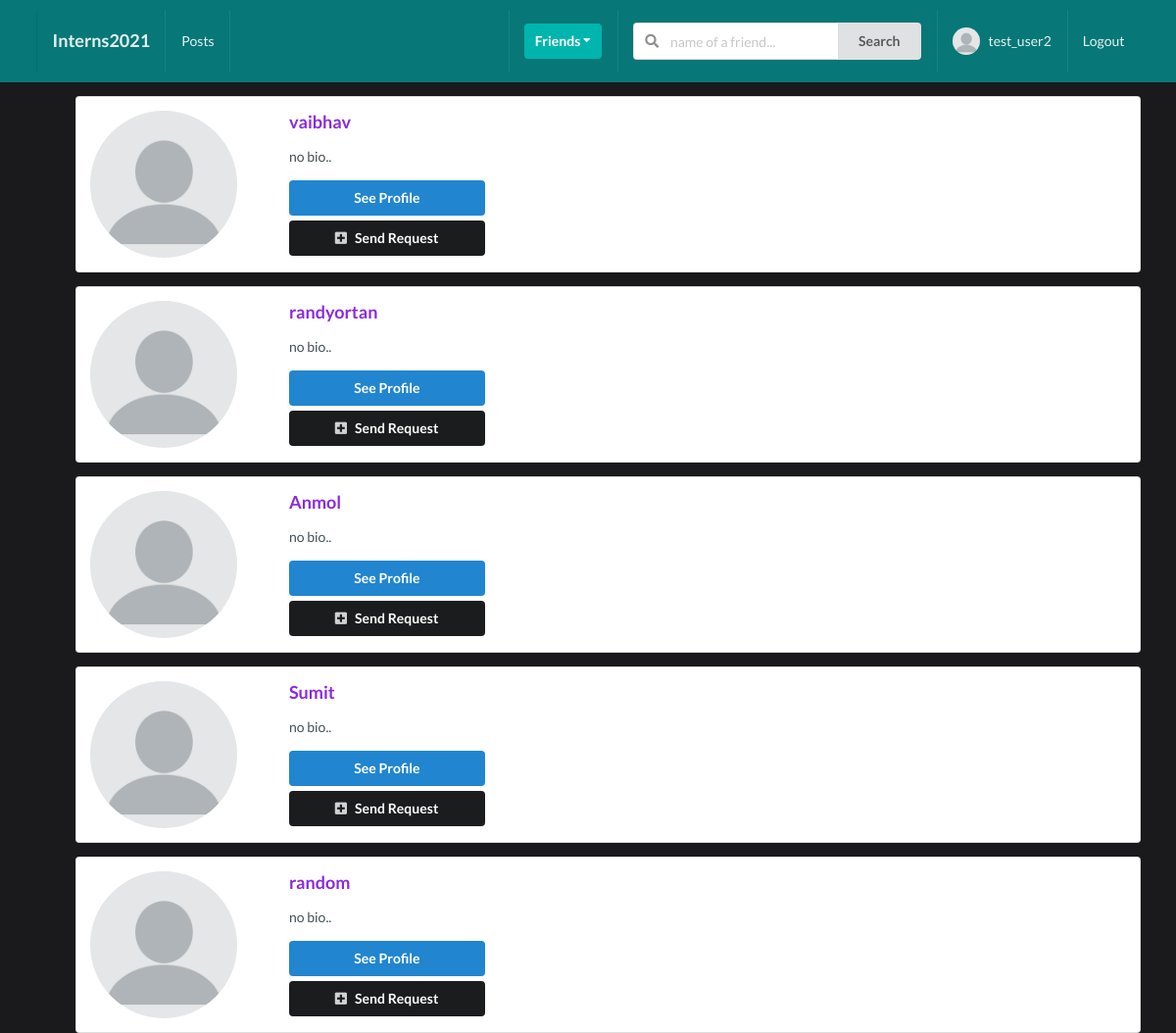
Screenshot of /profiles/invite-profiles/ (signed in) with the database file from the repository.
### profiles/models.py (models this page shows, shortened)
class Profile(models.Model):
    first_name = models.CharField(max_length=100, blank=True)
    last_name = models.CharField(max_length=100, blank=True)
    user = models.OneToOneField(User, on_delete=models.CASCADE)
    bio = models.TextField(default="no bio..", max_length=300)
    email = models.EmailField(max_length=200, blank=True)
    location = models.CharField(max_length=100, blank=True)
    avatar = models.ImageField(default="avatar.png", upload_to="avatars/",  blank=True)
    friends = models.ManyToManyField(User, blank=True, related_name="friends")
    slug = models.SlugField(unique=True, blank=True)
    updated = models.DateTimeField(auto_now=True)
    created = models.DateTimeField(auto_now_add=True)
    objects = ProfileManager()
    def get_absolute_url(self):
        return reverse("profiles:profile-detail-veiw", kwargs={"slug": self.slug})
    __intial_first_name = None
    __intial_last_name = None
    def __init__(self,*args,**kwargs):
        super().__init__(*args,**kwargs)
        self.__initial_first_name = self.first_name
        self.__initial_last_name = self.last_name

### profiles/views.py (the view)
# urls.py: path("invite-profiles/", invites_profiles_list_view, name="invite-profiles-veiw"),
@login_required
def invites_profiles_list_view(request):
    user = request.user
    qs = Profile.objects.get_all_profiles_to_invite(sender=user)
    is_empty = True if len(qs) == 0 else False
    context = {
        'is_empty':is_empty,
        'qs': qs,
    }
    return render(request, 'profiles/to_invite_list.html', context)

### profiles/context_processors.py (called while the page is built)
def profile_pic(request):
    if request.user.is_authenticated:
        profile_obj = Profile.objects.get(user=request.user)
        pic = profile_obj.avatar
        return {'picture': pic}
    return{}

def invitations_received_no(request):
    if request.user.is_authenticated:
        profile_obj = Profile.objects.get(user=request.user)
        qs_count = Relationship.objects.invitations_receive(profile_obj).count()
        return {'invites_num':qs_count}
    return {}

### profiles/models.py (called while the page is built)
    def get_all_profiles_to_invite(self, sender):
        profiles = Profile.objects.all().exclude(user=sender)
        profile = Profile.objects.get(user=sender)
        qs = Relationship.objects.filter(Q(sender=profile) | Q(receiver=profile))
        accepted = []
        for rel in qs:
            if rel.status == 'accepted' or rel.status== "send":
                accepted.append(rel.receiver)
                accepted.append(rel.sender)
        available = [profile for profile in profiles if profile not in accepted]
        return available

    def invitations_receive(self, receiver):
        qs = Relationship.objects.filter(receiver=receiver, status="send")
        return qs

### profiles/templates/profiles/to_invite_list.html (shortened to what this page needs)
{% extends 'base.html' %}
{% block content %}
<ul>
    {% for obj in qs %}
    <div class="ui segment">
        <div class="ui grid">
            <div class="row">
                <div class="three wide column">
                    <img class="ui small circular image" src={{obj.avatar.url}} alt="">
                </div>
                <div class="thirteen wide column">
                    <h3 class="clr-txt">{{ obj.user }}</h3>
                    <p class="clr-obsidian"> {{obj.bio}} </p>
                    <a href="{{ obj.get_absolute_url }}"><button class="ui button primary w-big">See Profile</button></a>
                    <form action="{% url 'profiles:send-invite-veiw'  %} " method="POST">
                        <button type="submit" class="ui button secondary mt-5 w-big"><i class="plus square icon"></i>Send
                            Request</button>
                    </form>
                </div>
            </div>
        </div>
    </div>
    {% endfor %}
</ul>
{% endblock content %}

### templates/main/nav-bar.html (shortened to what this page needs)
{% url 'home-view' as path_to_home %}
{% url 'posts:main-post-view' as path_to_post %}
{% url 'profiles:my-profile-veiw' as path_to_myprofile %}
{% url "search-view" as path_to_search%}
<div class="ui inverted menu nav mb-7" >
    <div class="ui container">
        <a href="{{path_to_home}}" class=" {% if request.path == path_to_home %} active {% endif %} item">
            <h3>Interns2021</h3>
        </a>
        {% if request.user.is_authenticated %}
        <a href="{{path_to_post}}" class="{% if request.path == path_to_post %} active{%endif%} item" >
            Posts
        </a>
        {% endif %}
        <div class="right menu">
            {% if request.user.is_authenticated %}
            <div class="item">
                <div class="ui floating dropdown icon button teal"> Friends
                    <i class="dropdown icon"></i>
                </div>
            </div>
            <div class="item">
                <form action="{{ path_to_search }}" method="GET">
                    <div class="ui action left icon input">
                        <input class="prompt" type="text" name='q' id="searchbox" value="" onchange="changeValue()" placeholder="name of a friend...">
                        <button type='submit' class="ui button">Search</button>
                    </div>
                </form>
            </div>
            <a href="{{ path_to_myprofile }}" class="{% if request.path == path_to_myprofile %} active{%endif%} item">
                <img src="{{ picture.url }}" class="ui avatar image"  alt="">&nbsp;
                {{ request.user }}
            </a>
            <a href="{% url 'account_logout' %}" class="ui item">
                Logout
            </a>
            {% else %}
            <a href="{% url 'account_login' %}" class="ui item">
                Login
            </a>
            {% endif %}
        </div>
    </div>
</div>

### static_project/style.css (style rules this page uses)
body { background: #1a1a1d !important; color: aliceblue !important; }
.nav { border-radius: 0px !important; padding : 10px 0 10px 0 !important; background-color: #077777 !important; }
.mb-7 { margin-bottom: 7px !important; }
.mt-5 { margin-top: 5px !important; }
.clr-txt { color: blueviolet !important; }
.clr-obsidian { color: #445055 !important; }
.w-big { width: 200px !important; }

### rows the page displays
Profile: avatar (placeholder picture), user "vaibhav", bio "no bio.."
Profile: avatar (placeholder picture), user "randyortan", bio "no bio.."
Profile: avatar (placeholder picture), user "Anmol", bio "no bio.."
Profile: avatar (placeholder picture), user "Sumit", bio "no bio.."
Profile: avatar (placeholder picture), user "random", bio "no bio.."

### other values shown
{{ request.user }} "test_user2"
